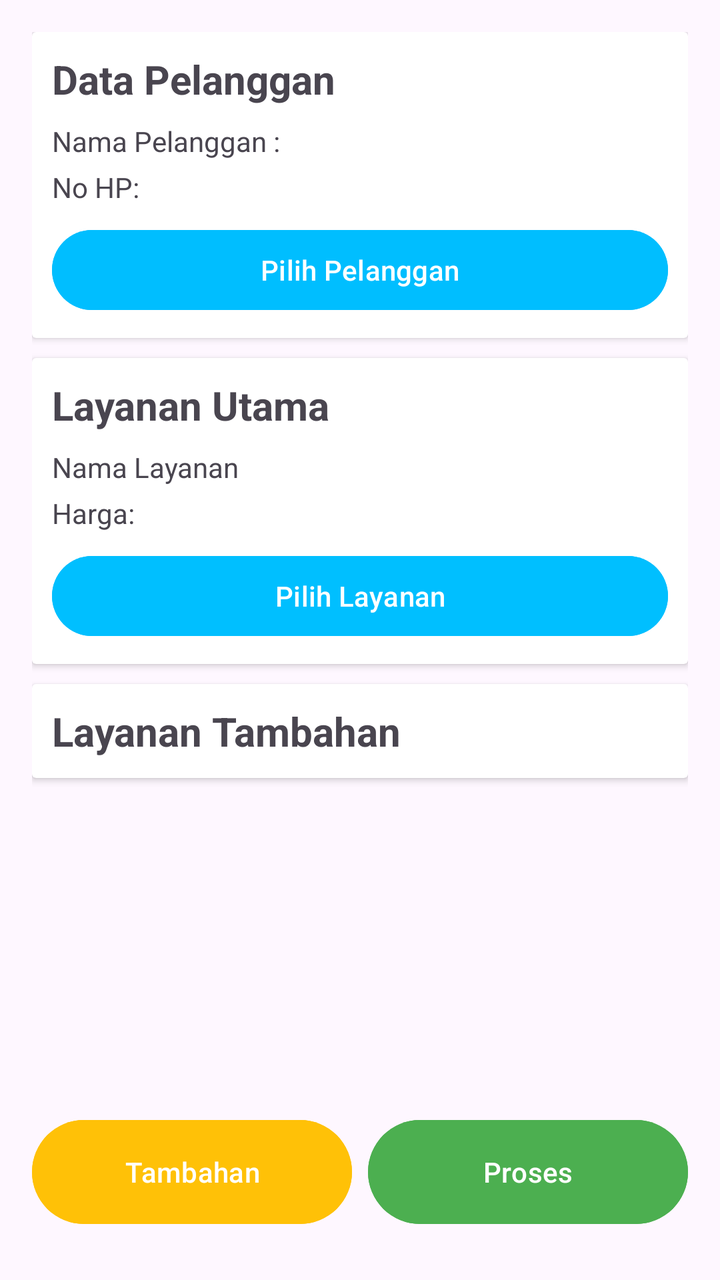
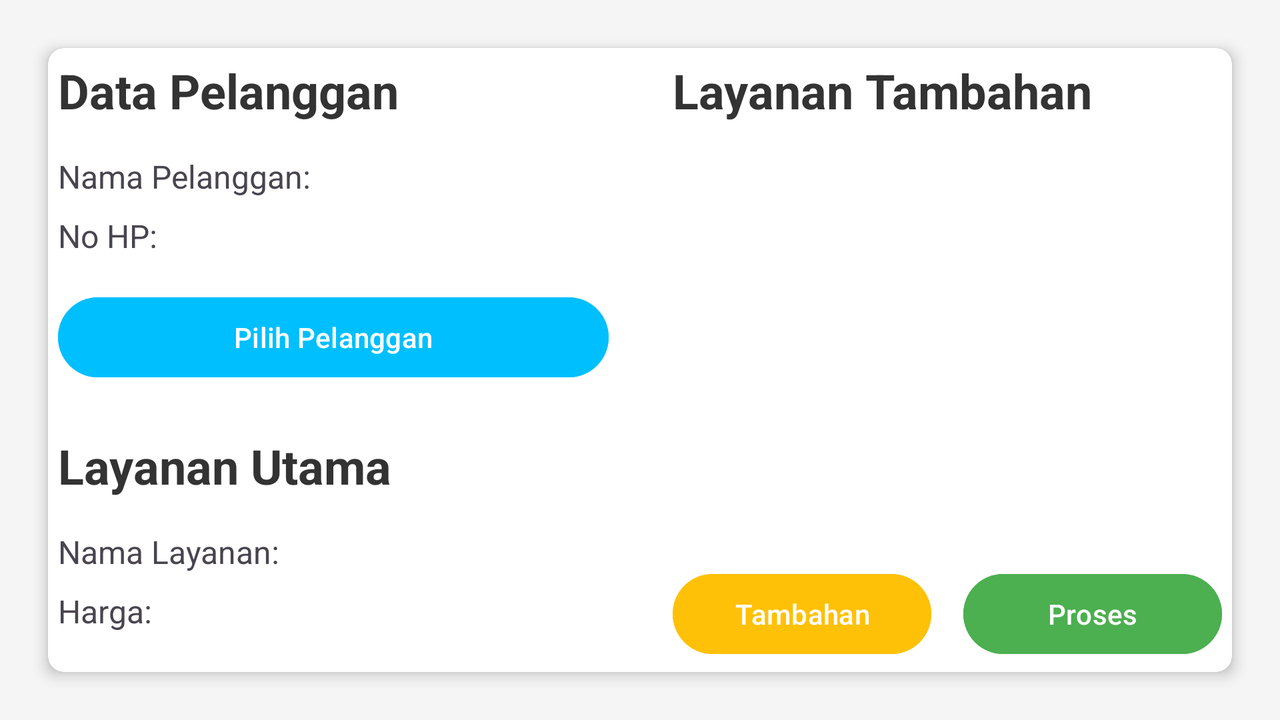

Two renders of one Android screen. The first uses the default layout on a phone; the second uses the alternative layout the repository ships for a different screen configuration, on a matching device. The two XML files are below.
<!-- AndroidManifest.xml: application theme Theme.Laundry -->
<!-- res/layout/activity_data_transaksi.xml -->
<?xml version="1.0" encoding="utf-8"?>
<LinearLayout xmlns:android="http://schemas.android.com/apk/res/android"
    xmlns:app="http://schemas.android.com/apk/res-auto"
    xmlns:tools="http://schemas.android.com/tools"
    android:layout_width="match_parent"
    android:layout_height="match_parent"
    android:id="@+id/main"
    android:orientation="vertical"
    android:padding="16dp">

    
    <ScrollView
        android:id="@+id/scrollView"
        android:layout_width="match_parent"
        android:layout_height="0dp"
        android:layout_weight="1"
        android:fillViewport="true">

        <LinearLayout
            android:layout_width="match_parent"
            android:layout_height="wrap_content"
            android:orientation="vertical">

            
            <androidx.cardview.widget.CardView
                android:layout_width="match_parent"
                android:layout_height="wrap_content"
                android:layout_marginBottom="10dp">

                <LinearLayout
                    android:layout_width="match_parent"
                    android:layout_height="wrap_content"
                    android:orientation="vertical"
                    android:layout_margin="10dp">

                    
                    <TextView
                        android:id="@+id/tvDataPelanggan"
                        android:layout_width="wrap_content"
                        android:layout_height="wrap_content"
                        android:text="@string/datapel"
                        android:textSize="20sp"
                        android:textStyle="bold" />

                    <TextView
                        android:id="@+id/tvNamaPelanggan"
                        android:layout_width="wrap_content"
                        android:layout_height="wrap_content"
                        android:text="@string/card_namapelanggan"
                        android:layout_marginTop="8dp" />

                    <TextView
                        android:id="@+id/tvPelangganNoHP"
                        android:layout_width="wrap_content"
                        android:layout_height="wrap_content"
                        android:text="No HP:"
                        android:layout_marginTop="4dp" />

                    <Button
                        android:id="@+id/btnPilihPelanggan"
                        android:layout_width="match_parent"
                        android:layout_height="48dp"
                        android:text="@string/pilpel"
                        android:textColor="#FFFFFF"
                        android:backgroundTint="#00BEFF"
                        android:layout_marginTop="8dp" />
                </LinearLayout>
            </androidx.cardview.widget.CardView>

            
            <androidx.cardview.widget.CardView
                android:layout_width="match_parent"
                android:layout_height="wrap_content"
                android:layout_marginBottom="10dp">

                <LinearLayout
                    android:layout_width="match_parent"
                    android:layout_height="wrap_content"
                    android:orientation="vertical"
                    android:layout_margin="10dp">

                    
                    <TextView
                        android:id="@+id/tvLayananUtama"
                        android:layout_width="wrap_content"
                        android:layout_height="wrap_content"
                        android:text="@string/layut"
                        android:textSize="20sp"
                        android:textStyle="bold" />

                    <TextView
                        android:id="@+id/tvNamaLayanan"
                        android:layout_width="wrap_content"
                        android:layout_height="wrap_content"
                        android:text="@string/nalay"
                        android:layout_marginTop="8dp" />

                    <TextView
                        android:id="@+id/tvLayananHarga"
                        android:layout_width="wrap_content"
                        android:layout_height="wrap_content"
                        android:text="Harga:"
                        android:layout_marginTop="4dp" />

                    <Button
                        android:id="@+id/btnPilihLayanan"
                        android:layout_width="match_parent"
                        android:layout_height="48dp"
                        android:text="@string/pilay"
                        android:textColor="#FFFFFF"
                        android:backgroundTint="#00BFFF"
                        android:layout_marginTop="8dp" />
                </LinearLayout>
            </androidx.cardview.widget.CardView>

            
            <androidx.cardview.widget.CardView
                android:layout_width="match_parent"
                android:layout_height="wrap_content"
                android:layout_marginBottom="10dp">

                <LinearLayout
                    android:layout_width="match_parent"
                    android:layout_height="wrap_content"
                    android:orientation="vertical"
                    android:layout_margin="10dp">

                    
                    <TextView
                        android:id="@+id/tvLayananTambahan"
                        android:layout_width="wrap_content"
                        android:layout_height="wrap_content"
                        android:text="@string/laytam"
                        android:textSize="20sp"
                        android:textStyle="bold" />
                </LinearLayout>
            </androidx.cardview.widget.CardView>

            
            <androidx.recyclerview.widget.RecyclerView
                android:id="@+id/rvLayananTambahan"
                android:layout_width="match_parent"
                android:layout_height="wrap_content"
                android:overScrollMode="never"
                android:scrollbars="none"
                android:layout_marginTop="8dp"
                tools:listitem="@layout/item_layanan_tambahan" />
        </LinearLayout>
    </ScrollView>

    
    <LinearLayout
        android:id="@+id/buttonLayout"
        android:layout_width="match_parent"
        android:layout_height="wrap_content"
        android:orientation="horizontal"
        android:gravity="center"
        android:weightSum="2"
        android:layout_marginTop="8dp"
        android:layout_marginBottom="8dp">

        <Button
            android:id="@+id/btnTambahan"
            android:layout_width="0dp"
            android:layout_height="60dp"
            android:layout_weight="1"
            android:text="@string/text_tambahan"
            android:textColor="#FFFFFF"
            android:backgroundTint="#FFC107"/>

        <Button
            android:id="@+id/btnProses"
            android:layout_width="0dp"
            android:layout_height="60dp"
            android:layout_weight="1"
            android:text="@string/proses"
            android:textColor="#FFFFFF"
            android:backgroundTint="#4CAF50"
            android:layout_marginStart="8dp" />
    </LinearLayout>
</LinearLayout>
<!-- res/layout/item_layanan_tambahan.xml (included above) -->
<?xml version="1.0" encoding="utf-8"?>
<androidx.cardview.widget.CardView xmlns:android="http://schemas.android.com/apk/res/android"
    android:layout_width="match_parent"
    android:layout_height="wrap_content"
    android:orientation="vertical"
    android:layout_marginBottom="4dp">
    <LinearLayout
        android:layout_width="match_parent"
        android:layout_height="wrap_content"
        android:orientation="vertical">
    <LinearLayout
        android:layout_width="match_parent"
        android:layout_height="wrap_content"
        android:orientation="horizontal"
        android:background="#20063B"
        android:layout_marginBottom="4dp">

        <TextView
            android:id="@+id/tvCARD_TAMBAHAN_ID"
            android:layout_width="0dp"
            android:layout_height="40dp"
            android:layout_weight="1"
            android:gravity="center_vertical"
            android:paddingStart="15dp"
            android:paddingEnd="15dp"
            android:text="1"
            android:textColor="#FFFFFF"
            android:textSize="16sp" />
    </LinearLayout>
    <LinearLayout
        android:layout_width="match_parent"
        android:layout_height="wrap_content"
        android:orientation="vertical"
        android:padding="12dp">

    <TextView
        android:id="@+id/tvNamaLayananTambahan"
        android:layout_width="match_parent"
        android:layout_height="wrap_content"
        android:text="Nama Layanan Tambahan"
        android:textSize="16sp"
        android:textStyle="bold" />

    <TextView
        android:id="@+id/tvHargaLayananTambahan"
        android:layout_width="match_parent"
        android:layout_height="wrap_content"
        android:text="Rp. 0"
        android:textSize="14sp"
        android:layout_marginTop="4dp" />
    </LinearLayout>
    </LinearLayout>
</androidx.cardview.widget.CardView>
<!-- resources referenced by this layout -->
<resources>
  <string name="card_namapelanggan">Nama Pelanggan :</string>
  <string name="datapel">Data Pelanggan</string>
  <string name="laytam">Layanan Tambahan</string>
  <string name="layut">Layanan Utama</string>
  <string name="nalay">Nama Layanan</string>
  <string name="pilay">Pilih Layanan</string>
  <string name="pilpel">Pilih Pelanggan</string>
  <string name="proses">Proses</string>
  <string name="text_tambahan">Tambahan</string>
  <style name="Theme.Laundry" parent="Base.Theme.Laundry" />
  <style name="Base.Theme.Laundry" parent="Theme.Material3.DayNight.NoActionBar">
          
          
      </style>
</resources>
<!-- res/layout-land/activity_data_transaksi.xml (the repository's variant of the layout above) -->
<!-- drawn on the phone turned sideways -->
<?xml version="1.0" encoding="utf-8"?>
<androidx.constraintlayout.widget.ConstraintLayout xmlns:android="http://schemas.android.com/apk/res/android"
    xmlns:app="http://schemas.android.com/apk/res-auto"
    xmlns:tools="http://schemas.android.com/tools"
    android:id="@+id/main"  android:layout_width="match_parent"
    android:layout_height="match_parent"
    android:padding="16dp"
    android:background="#F5F5F5">

    <androidx.cardview.widget.CardView
        android:layout_width="match_parent"
        android:layout_height="0dp"
        android:layout_margin="8dp"
        app:cardCornerRadius="8dp"
        app:cardElevation="4dp"
        app:layout_constraintTop_toTopOf="parent"
        app:layout_constraintBottom_toBottomOf="parent"
        app:layout_constraintStart_toStartOf="parent"
        app:layout_constraintEnd_toEndOf="parent">

        <androidx.constraintlayout.widget.ConstraintLayout
            android:layout_width="match_parent"
            android:layout_height="match_parent"
            android:padding="5dp">

            <androidx.constraintlayout.widget.ConstraintLayout
                android:id="@+id/left_panel"
                android:layout_width="0dp"
                android:layout_height="match_parent"
                android:layout_marginEnd="16dp"
                app:layout_constraintStart_toStartOf="parent"
                app:layout_constraintEnd_toStartOf="@id/guideline"
                app:layout_constraintTop_toTopOf="parent"
                app:layout_constraintBottom_toBottomOf="parent">

                <TextView
                    android:id="@+id/label_customer_data"
                    android:layout_width="match_parent"
                    android:layout_height="wrap_content"
                    android:text="Data Pelanggan"
                    android:textSize="24sp"
                    android:textStyle="bold"
                    android:textColor="#333333"
                    app:layout_constraintTop_toTopOf="parent"
                    app:layout_constraintStart_toStartOf="parent"
                    app:layout_constraintEnd_toEndOf="parent" />

                <TextView
                    android:id="@+id/label_customer_name"
                    android:layout_width="wrap_content"
                    android:layout_height="wrap_content"
                    android:text="Nama Pelanggan:"
                    android:textSize="16sp"
                    android:layout_marginTop="16dp"
                    app:layout_constraintTop_toBottomOf="@id/label_customer_data"
                    app:layout_constraintStart_toStartOf="parent" />

                <TextView
                    android:id="@+id/tv_customer_name"
                    android:layout_width="0dp"
                    android:layout_height="wrap_content"
                    android:textSize="16sp"
                    android:layout_marginStart="8dp"
                    app:layout_constraintTop_toTopOf="@id/label_customer_name"
                    app:layout_constraintStart_toEndOf="@id/label_customer_name"
                    app:layout_constraintEnd_toEndOf="parent" />

                <TextView
                    android:id="@+id/label_phone_number"
                    android:layout_width="wrap_content"
                    android:layout_height="wrap_content"
                    android:text="No HP:"
                    android:textSize="16sp"
                    android:layout_marginTop="8dp"
                    app:layout_constraintTop_toBottomOf="@id/label_customer_name"
                    app:layout_constraintStart_toStartOf="parent" />

                <TextView
                    android:id="@+id/tv_phone_number"
                    android:layout_width="0dp"
                    android:layout_height="wrap_content"
                    android:textSize="16sp"
                    android:layout_marginStart="8dp"
                    app:layout_constraintTop_toTopOf="@id/label_phone_number"
                    app:layout_constraintStart_toEndOf="@id/label_phone_number"
                    app:layout_constraintEnd_toEndOf="parent" />

                <Button
                    android:id="@+id/btn_select_customer"
                    android:layout_width="match_parent"
                    android:layout_height="wrap_content"
                    android:text="Pilih Pelanggan"
                    android:textColor="#FFFFFF"
                    android:backgroundTint="#00BFFF"
                    android:layout_marginTop="16dp"
                    app:layout_constraintTop_toBottomOf="@id/label_phone_number"
                    app:layout_constraintStart_toStartOf="parent"
                    app:layout_constraintEnd_toEndOf="parent" />

                <TextView
                    android:id="@+id/label_main_service"
                    android:layout_width="match_parent"
                    android:layout_height="wrap_content"
                    android:text="Layanan Utama"
                    android:textSize="24sp"
                    android:textStyle="bold"
                    android:textColor="#333333"
                    android:layout_marginTop="24dp"
                    app:layout_constraintTop_toBottomOf="@id/btn_select_customer"
                    app:layout_constraintStart_toStartOf="parent"
                    app:layout_constraintEnd_toEndOf="parent" />

                <TextView
                    android:id="@+id/label_service_name"
                    android:layout_width="wrap_content"
                    android:layout_height="wrap_content"
                    android:text="Nama Layanan:"
                    android:textSize="16sp"
                    android:layout_marginTop="16dp"
                    app:layout_constraintTop_toBottomOf="@id/label_main_service"
                    app:layout_constraintStart_toStartOf="parent" />

                <TextView
                    android:id="@+id/tv_service_name"
                    android:layout_width="0dp"
                    android:layout_height="wrap_content"
                    android:textSize="16sp"
                    android:layout_marginStart="8dp"
                    app:layout_constraintTop_toTopOf="@id/label_service_name"
                    app:layout_constraintStart_toEndOf="@id/label_service_name"
                    app:layout_constraintEnd_toEndOf="parent" />

                <TextView
                    android:id="@+id/label_price"
                    android:layout_width="wrap_content"
                    android:layout_height="wrap_content"
                    android:text="Harga:"
                    android:textSize="16sp"
                    android:layout_marginTop="8dp"
                    app:layout_constraintTop_toBottomOf="@id/label_service_name"
                    app:layout_constraintStart_toStartOf="parent" />

                <TextView
                    android:id="@+id/tv_price"
                    android:layout_width="0dp"
                    android:layout_height="wrap_content"
                    android:textSize="16sp"
                    android:layout_marginStart="8dp"
                    app:layout_constraintTop_toTopOf="@id/label_price"
                    app:layout_constraintStart_toEndOf="@id/label_price"
                    app:layout_constraintEnd_toEndOf="parent" />

                <Button
                    android:id="@+id/btn_select_service"
                    android:layout_width="match_parent"
                    android:layout_height="wrap_content"
                    android:text="Pilih Layanan"
                    android:textColor="#FFFFFF"
                    android:backgroundTint="#00BFFF"
                    android:layout_marginTop="16dp"
                    app:layout_constraintTop_toBottomOf="@id/label_price"
                    app:layout_constraintStart_toStartOf="parent"
                    app:layout_constraintEnd_toEndOf="parent" />

            </androidx.constraintlayout.widget.ConstraintLayout>

            <androidx.constraintlayout.widget.Guideline
                android:id="@+id/guideline"
                android:layout_width="wrap_content"
                android:layout_height="wrap_content"
                android:orientation="vertical"
                app:layout_constraintGuide_percent="0.50073206" />

            <androidx.constraintlayout.widget.ConstraintLayout
                android:id="@+id/right_panel"
                android:layout_width="0dp"
                android:layout_height="match_parent"
                android:layout_marginStart="16dp"
                app:layout_constraintStart_toEndOf="@id/guideline"
                app:layout_constraintEnd_toEndOf="parent"
                app:layout_constraintTop_toTopOf="parent"
                app:layout_constraintBottom_toBottomOf="parent">

                <TextView
                    android:id="@+id/label_additional_services"
                    android:layout_width="match_parent"
                    android:layout_height="wrap_content"
                    android:text="Layanan Tambahan"
                    android:textSize="24sp"
                    android:textStyle="bold"
                    android:textColor="#333333"
                    app:layout_constraintTop_toTopOf="parent"
                    app:layout_constraintStart_toStartOf="parent"
                    app:layout_constraintEnd_toEndOf="parent" />

                <androidx.recyclerview.widget.RecyclerView
                    android:id="@+id/recyclerview_additional"
                    android:layout_width="match_parent"
                    android:layout_height="0dp"
                    android:layout_marginTop="16dp"
                    android:layout_marginBottom="16dp"
                    app:layout_constraintTop_toBottomOf="@id/label_additional_services"
                    app:layout_constraintBottom_toTopOf="@id/button_container"
                    app:layout_constraintStart_toStartOf="parent"
                    app:layout_constraintEnd_toEndOf="parent" />

                <LinearLayout
                    android:id="@+id/button_container"
                    android:layout_width="match_parent"
                    android:layout_height="wrap_content"
                    android:orientation="horizontal"
                    android:weightSum="2"
                    app:layout_constraintBottom_toBottomOf="parent"
                    app:layout_constraintStart_toStartOf="parent"
                    app:layout_constraintEnd_toEndOf="parent">

                    <Button
                        android:id="@+id/btn_additional"
                        android:layout_width="0dp"
                        android:layout_height="wrap_content"
                        android:layout_weight="1"
                        android:text="Tambahan"
                        android:textColor="#ffffff"
                        android:backgroundTint="#FFC107"
                        android:layout_marginEnd="8dp" />

                    <Button
                        android:id="@+id/btn_process"
                        android:layout_width="0dp"
                        android:layout_height="wrap_content"
                        android:layout_weight="1"
                        android:text="Proses"
                        android:textColor="#FFFFFF"
                        android:backgroundTint="#4CAF50"
                        android:layout_marginStart="8dp" />
                </LinearLayout>
            </androidx.constraintlayout.widget.ConstraintLayout>
        </androidx.constraintlayout.widget.ConstraintLayout>
    </androidx.cardview.widget.CardView>
</androidx.constraintlayout.widget.ConstraintLayout>
<!-- resources referenced by the variant -->
<!-- as the phone turned sideways resolves them -->
<resources>
  <style name="Theme.Laundry" parent="Base.Theme.Laundry" />
  <style name="Base.Theme.Laundry" parent="Theme.Material3.DayNight.NoActionBar">
          
          
      </style>
</resources>
